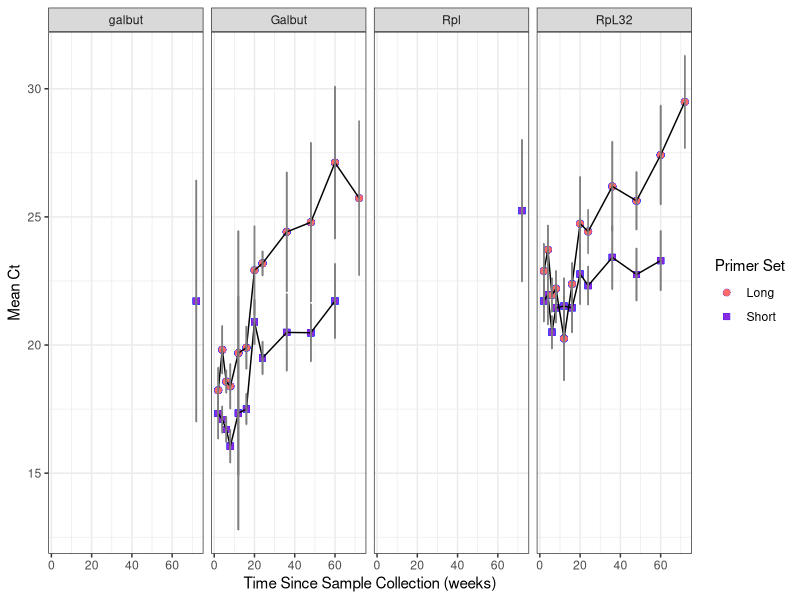
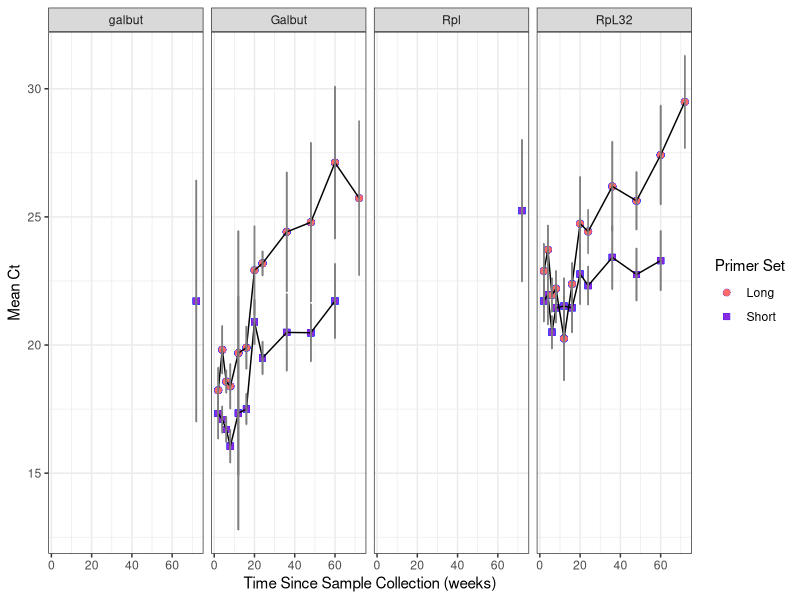

Write the R code that produced these figures, in order.
library(tidyverse)
library(readxl)

df <- read_xlsx("LongVsShort_LK_20220905.xlsx")

df <- rename(.data = df,
             sample_name = Sample,
             sex = Sex,
             target = Target,
             ct = CT,
             present = Present,
             weeks = Weeks,
             replicate = Replicate)
df <- filter(.data = df, 
       present == "Y")

df <- df %>%
  group_by(target, weeks, Primer) %>%
  mutate(mean_ct = mean(ct, na.rm = TRUE),
         sd_ct = sd(ct, na.rm = TRUE),
         sample_group = paste0(target))

# Mean line bar  
ggplot(df, aes(x=weeks)) + 
  geom_point(aes(y=mean_ct, fill=Primer, shape = Primer), size=2.5, stroke=0.1, color="blue") + 
  scale_fill_manual(values = c("indianred1", "blueviolet")) + 
  scale_shape_manual(values = c(21, 22)) +
  geom_line(aes(y=mean_ct, group=Primer)) + 
  geom_errorbar(aes(ymin = (mean_ct - sd_ct), ymax = (mean_ct + sd_ct)), width = 0.1, color = "grey50", alpha = 0.5) +
  theme_bw(base_size = 11) + 
  facet_grid(~target) +
  labs(x = "Time Since Sample Collection (weeks)", y = "Mean Ct", fill = "Primer Set", shape = "Primer Set")

ggsave("Mean_LongVsShort_LK.pdf", units = "in", width = 10, height = 8)



